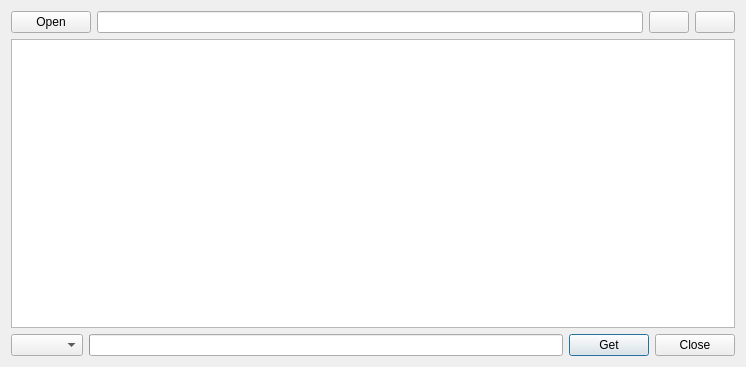
<?xml version="1.0" encoding="UTF-8"?>
<ui version="4.0">
 <class>SubtitleFindDialog</class>
 <widget class="QDialog" name="SubtitleFindDialog">
  <property name="geometry">
   <rect>
    <x>0</x>
    <y>0</y>
    <width>746</width>
    <height>367</height>
   </rect>
  </property>
  <property name="windowTitle">
   <string>Find Subtitle from OpenSubtitles.org</string>
  </property>
  <layout class="QVBoxLayout" name="verticalLayout">
   <item>
    <layout class="QHBoxLayout" name="horizontalLayout">
     <item>
      <widget class="QPushButton" name="open">
       <property name="text">
        <string>Open</string>
       </property>
      </widget>
     </item>
     <item>
      <widget class="QLineEdit" name="fileName">
       <property name="readOnly">
        <bool>true</bool>
       </property>
      </widget>
     </item>
     <item>
      <widget class="QPushButton" name="directory"/>
     </item>
     <item>
      <widget class="QPushButton" name="state"/>
     </item>
    </layout>
   </item>
   <item>
    <widget class="QTreeView" name="view">
     <property name="alternatingRowColors">
      <bool>true</bool>
     </property>
     <property name="rootIsDecorated">
      <bool>false</bool>
     </property>
    </widget>
   </item>
   <item>
    <layout class="QHBoxLayout" name="horizontalLayout_2">
     <item>
      <widget class="QComboBox" name="language"/>
     </item>
     <item>
      <widget class="QProgressBar" name="prog">
       <property name="invertedAppearance">
        <bool>false</bool>
       </property>
      </widget>
     </item>
     <item>
      <widget class="QPushButton" name="get">
       <property name="text">
        <string>Get</string>
       </property>
       <property name="default">
        <bool>true</bool>
       </property>
      </widget>
     </item>
     <item>
      <widget class="QPushButton" name="close">
       <property name="text">
        <string>Close</string>
       </property>
      </widget>
     </item>
    </layout>
   </item>
  </layout>
 </widget>
 <resources/>
 <connections>
  <connection>
   <sender>close</sender>
   <signal>clicked()</signal>
   <receiver>SubtitleFindDialog</receiver>
   <slot>reject()</slot>
   <hints>
    <hint type="sourcelabel">
     <x>678</x>
     <y>343</y>
    </hint>
    <hint type="destinationlabel">
     <x>696</x>
     <y>364</y>
    </hint>
   </hints>
  </connection>
 </connections>
</ui>
